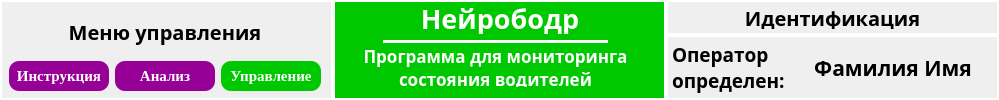
        <widget class="QWidget" name="widget_3" native="true">
         <property name="minimumSize">
          <size>
           <width>0</width>
           <height>100</height>
          </size>
         </property>
         <property name="maximumSize">
          <size>
           <width>16777215</width>
           <height>100</height>
          </size>
         </property>
         <property name="styleSheet">
          <string notr="true">widget_3 {border: 2px solid white}</string>
         </property>
         <layout class="QGridLayout" name="gridLayout_8">
          <property name="leftMargin">
           <number>0</number>
          </property>
          <property name="topMargin">
           <number>0</number>
          </property>
          <property name="rightMargin">
           <number>0</number>
          </property>
          <property name="bottomMargin">
           <number>0</number>
          </property>
          <property name="spacing">
           <number>0</number>
          </property>
          <item row="0" column="1" rowspan="2">
           <widget class="QWidget" name="widget_6" native="true">
            <property name="minimumSize">
             <size>
              <width>333</width>
              <height>100</height>
             </size>
            </property>
            <property name="maximumSize">
             <size>
              <width>333</width>
              <height>100</height>
             </size>
            </property>
            <property name="styleSheet">
             <string notr="true">* {background-color: rgb(0,200,0)} #widget_6 {border: 2px solid white}</string>
            </property>
            <widget class="QLabel" name="label_5">
             <property name="geometry">
              <rect>
               <x>70</x>
               <y>3</y>
               <width>194</width>
               <height>31</height>
              </rect>
             </property>
             <property name="minimumSize">
              <size>
               <width>0</width>
               <height>0</height>
              </size>
             </property>
             <property name="maximumSize">
              <size>
               <width>16777215</width>
               <height>50</height>
              </size>
             </property>
             <property name="font">
              <font>
               <family>Jura</family>
               <pointsize>20</pointsize>
               <weight>75</weight>
               <bold>true</bold>
              </font>
             </property>
             <property name="styleSheet">
              <string notr="true">color: white</string>
             </property>
             <property name="text">
              <string>Нейрободр</string>
             </property>
             <property name="scaledContents">
              <bool>false</bool>
             </property>
             <property name="alignment">
              <set>Qt::AlignCenter</set>
             </property>
             <property name="wordWrap">
              <bool>true</bool>
             </property>
            </widget>
            <widget class="QWidget" name="widget_11" native="true">
             <property name="geometry">
              <rect>
               <x>50</x>
               <y>40</y>
               <width>225</width>
               <height>3</height>
              </rect>
             </property>
             <property name="minimumSize">
              <size>
               <width>225</width>
               <height>3</height>
              </size>
             </property>
             <property name="maximumSize">
              <size>
               <width>225</width>
               <height>3</height>
              </size>
             </property>
             <property name="styleSheet">
              <string notr="true">background-color: white</string>
             </property>
            </widget>
            <widget class="QLabel" name="label_4">
             <property name="geometry">
              <rect>
               <x>7</x>
               <y>47</y>
               <width>311</width>
               <height>40</height>
              </rect>
             </property>
             <property name="font">
              <font>
               <family>Jura</family>
               <pointsize>13</pointsize>
               <weight>75</weight>
               <bold>true</bold>
              </font>
             </property>
             <property name="styleSheet">
              <string notr="true">color: white</string>
             </property>
             <property name="text">
              <string>Программа для мониторинга состояния водителей</string>
             </property>
             <property name="scaledContents">
              <bool>false</bool>
             </property>
             <property name="alignment">
              <set>Qt::AlignCenter</set>
             </property>
             <property name="wordWrap">
              <bool>true</bool>
             </property>
            </widget>
           </widget>
          </item>
          <item row="0" column="0" rowspan="2">
           <widget class="QWidget" name="widget_9" native="true">
            <property name="minimumSize">
             <size>
              <width>333</width>
              <height>100</height>
             </size>
            </property>
            <property name="maximumSize">
             <size>
              <width>333</width>
              <height>100</height>
             </size>
            </property>
            <property name="styleSheet">
             <string notr="true">#widget_9 {border: 2px solid white}</string>
            </property>
            <layout class="QGridLayout" name="gridLayout_10">
             <item row="0" column="0" colspan="3">
              <widget class="QLabel" name="label_9">
               <property name="font">
                <font>
                 <family>Jura</family>
                 <pointsize>15</pointsize>
                 <weight>75</weight>
                 <bold>true</bold>
                </font>
               </property>
               <property name="text">
                <string>Меню управления</string>
               </property>
               <property name="scaledContents">
                <bool>false</bool>
               </property>
               <property name="alignment">
                <set>Qt::AlignCenter</set>
               </property>
               <property name="wordWrap">
                <bool>true</bool>
               </property>
              </widget>
             </item>
             <item row="1" column="0">
              <widget class="QPushButton" name="pushButton_3">
               <property name="minimumSize">
                <size>
                 <width>100</width>
                 <height>30</height>
                </size>
               </property>
               <property name="maximumSize">
                <size>
                 <width>100</width>
                 <height>30</height>
                </size>
               </property>
               <property name="font">
                <font>
                 <family>Tinos</family>
                 <pointsize>11</pointsize>
                 <weight>75</weight>
                 <bold>true</bold>
                </font>
               </property>
               <property name="styleSheet">
                <string notr="true">background-color: rgb(150,0,150); color: white; border-radius: 10px</string>
               </property>
               <property name="text">
                <string>Инструкция</string>
               </property>
              </widget>
             </item>
             <item row="1" column="1">
              <widget class="QPushButton" name="pushButton_4">
               <property name="minimumSize">
                <size>
                 <width>100</width>
                 <height>30</height>
                </size>
               </property>
               <property name="maximumSize">
                <size>
                 <width>100</width>
                 <height>30</height>
                </size>
               </property>
               <property name="font">
                <font>
                 <family>Tinos</family>
                 <pointsize>11</pointsize>
                 <weight>75</weight>
                 <bold>true</bold>
                </font>
               </property>
               <property name="styleSheet">
                <string notr="true">background-color: rgb(150,0,150); color: white; border-radius: 10px</string>
               </property>
               <property name="text">
                <string>Анализ</string>
               </property>
              </widget>
             </item>
             <item row="1" column="2">
              <widget class="QPushButton" name="pushButton_5">
               <property name="minimumSize">
                <size>
                 <width>100</width>
                 <height>30</height>
                </size>
               </property>
               <property name="maximumSize">
                <size>
                 <width>100</width>
                 <height>30</height>
                </size>
               </property>
               <property name="font">
                <font>
                 <family>Tinos</family>
                 <pointsize>11</pointsize>
                 <weight>75</weight>
                 <bold>true</bold>
                </font>
               </property>
               <property name="styleSheet">
                <string notr="true">background-color: rgb(0,200,0); color: white; border-radius: 10px</string>
               </property>
               <property name="text">
                <string>Управление</string>
               </property>
              </widget>
             </item>
            </layout>
           </widget>
          </item>
          <item row="0" column="2">
           <widget class="QWidget" name="widget_12" native="true">
            <property name="minimumSize">
             <size>
              <width>333</width>
              <height>35</height>
             </size>
            </property>
            <property name="maximumSize">
             <size>
              <width>333</width>
              <height>35</height>
             </size>
            </property>
            <property name="styleSheet">
             <string notr="true">#widget_12 {border: 2px solid white}</string>
            </property>
            <layout class="QGridLayout" name="gridLayout_9">
             <property name="topMargin">
              <number>6</number>
             </property>
             <property name="bottomMargin">
              <number>6</number>
             </property>
             <item row="0" column="0">
              <widget class="QLabel" name="label_10">
               <property name="font">
                <font>
                 <family>Jura</family>
                 <pointsize>15</pointsize>
                 <weight>75</weight>
                 <bold>true</bold>
                </font>
               </property>
               <property name="text">
                <string>Идентификация</string>
               </property>
               <property name="scaledContents">
                <bool>false</bool>
               </property>
               <property name="alignment">
                <set>Qt::AlignCenter</set>
               </property>
               <property name="wordWrap">
                <bool>true</bool>
               </property>
              </widget>
             </item>
            </layout>
           </widget>
          </item>
          <item row="1" column="2">
           <widget class="QWidget" name="widget_13" native="true">
            <property name="minimumSize">
             <size>
              <width>333</width>
              <height>0</height>
             </size>
            </property>
            <property name="maximumSize">
             <size>
              <width>333</width>
              <height>100</height>
             </size>
            </property>
            <property name="styleSheet">
             <string notr="true">#widget_13 {border: 2px solid white}</string>
            </property>
            <layout class="QGridLayout" name="gridLayout_6">
             <property name="leftMargin">
              <number>6</number>
             </property>
             <property name="topMargin">
              <number>6</number>
             </property>
             <property name="rightMargin">
              <number>6</number>
             </property>
             <property name="bottomMargin">
              <number>6</number>
             </property>
             <item row="0" column="0">
              <widget class="QLabel" name="label_11">
               <property name="font">
                <font>
                 <family>Jura</family>
                 <pointsize>14</pointsize>
                 <weight>75</weight>
                 <bold>true</bold>
                </font>
               </property>
               <property name="text">
                <string>Оператор определен:</string>
               </property>
               <property name="scaledContents">
                <bool>false</bool>
               </property>
               <property name="alignment">
                <set>Qt::AlignLeading|Qt::AlignLeft|Qt::AlignTop</set>
               </property>
               <property name="wordWrap">
                <bool>true</bool>
               </property>
              </widget>
             </item>
             <item row="0" column="1">
              <widget class="QLabel" name="label_12">
               <property name="minimumSize">
                <size>
                 <width>200</width>
                 <height>0</height>
                </size>
               </property>
               <property name="maximumSize">
                <size>
                 <width>150</width>
                 <height>16777215</height>
                </size>
               </property>
               <property name="font">
                <font>
                 <family>Jura</family>
                 <pointsize>16</pointsize>
                 <weight>75</weight>
                 <bold>true</bold>
                </font>
               </property>
               <property name="text">
                <string>Фамилия Имя</string>
               </property>
               <property name="scaledContents">
                <bool>false</bool>
               </property>
               <property name="alignment">
                <set>Qt::AlignCenter</set>
               </property>
               <property name="wordWrap">
                <bool>true</bool>
               </property>
              </widget>
             </item>
            </layout>
           </widget>
          </item>
         </layout>
        </widget>
